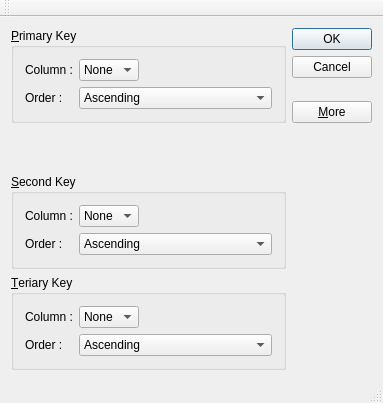
<?xml version="1.0" encoding="UTF-8"?>
<ui version="4.0">
 <class>SortDialog</class>
 <widget class="QMainWindow" name="SortDialog">
  <property name="geometry">
   <rect>
    <x>0</x>
    <y>0</y>
    <width>383</width>
    <height>403</height>
   </rect>
  </property>
  <property name="windowTitle">
   <string>MainWindow</string>
  </property>
  <widget class="QWidget" name="centralWidget">
   <layout class="QGridLayout" name="gridLayout_7">
    <item row="0" column="0">
     <widget class="QGroupBox" name="groupBox">
      <property name="title">
       <string>&amp;Primary Key</string>
      </property>
      <layout class="QGridLayout" name="gridLayout_2">
       <item row="0" column="0">
        <layout class="QGridLayout" name="gridLayout">
         <item row="0" column="0">
          <widget class="QLabel" name="label">
           <property name="text">
            <string>Column :</string>
           </property>
          </widget>
         </item>
         <item row="0" column="1">
          <widget class="QComboBox" name="comboBox">
           <item>
            <property name="text">
             <string>None</string>
            </property>
           </item>
          </widget>
         </item>
         <item row="0" column="2">
          <spacer name="horizontalSpacer">
           <property name="orientation">
            <enum>Qt::Horizontal</enum>
           </property>
           <property name="sizeHint" stdset="0">
            <size>
             <width>40</width>
             <height>20</height>
            </size>
           </property>
          </spacer>
         </item>
         <item row="1" column="0">
          <widget class="QLabel" name="label_2">
           <property name="text">
            <string>Order :</string>
           </property>
          </widget>
         </item>
         <item row="1" column="1" colspan="2">
          <widget class="QComboBox" name="comboBox_2">
           <item>
            <property name="text">
             <string>Ascending</string>
            </property>
           </item>
           <item>
            <property name="text">
             <string>Descending</string>
            </property>
           </item>
          </widget>
         </item>
        </layout>
       </item>
      </layout>
     </widget>
    </item>
    <item row="0" column="1">
     <layout class="QVBoxLayout" name="verticalLayout">
      <item>
       <widget class="QPushButton" name="okButton">
        <property name="text">
         <string>OK</string>
        </property>
        <property name="default">
         <bool>true</bool>
        </property>
       </widget>
      </item>
      <item>
       <widget class="QPushButton" name="cancelButton">
        <property name="text">
         <string>Cancel</string>
        </property>
       </widget>
      </item>
      <item>
       <spacer name="verticalSpacer">
        <property name="orientation">
         <enum>Qt::Vertical</enum>
        </property>
        <property name="sizeHint" stdset="0">
         <size>
          <width>20</width>
          <height>0</height>
         </size>
        </property>
       </spacer>
      </item>
      <item>
       <widget class="QPushButton" name="moreButton">
        <property name="text">
         <string>&amp;More</string>
        </property>
        <property name="checkable">
         <bool>true</bool>
        </property>
       </widget>
      </item>
     </layout>
    </item>
    <item row="1" column="0">
     <spacer name="verticalSpacer_2">
      <property name="orientation">
       <enum>Qt::Vertical</enum>
      </property>
      <property name="sizeHint" stdset="0">
       <size>
        <width>20</width>
        <height>3</height>
       </size>
      </property>
     </spacer>
    </item>
    <item row="2" column="0">
     <widget class="QGroupBox" name="groupBox_2">
      <property name="title">
       <string>&amp;Second Key</string>
      </property>
      <layout class="QGridLayout" name="gridLayout_3">
       <item row="0" column="0">
        <layout class="QGridLayout" name="gridLayout_4">
         <item row="0" column="0">
          <widget class="QLabel" name="label_3">
           <property name="text">
            <string>Column :</string>
           </property>
          </widget>
         </item>
         <item row="0" column="1">
          <widget class="QComboBox" name="comboBox_3">
           <item>
            <property name="text">
             <string>None</string>
            </property>
           </item>
          </widget>
         </item>
         <item row="0" column="2">
          <spacer name="horizontalSpacer_2">
           <property name="orientation">
            <enum>Qt::Horizontal</enum>
           </property>
           <property name="sizeHint" stdset="0">
            <size>
             <width>40</width>
             <height>20</height>
            </size>
           </property>
          </spacer>
         </item>
         <item row="1" column="0">
          <widget class="QLabel" name="label_4">
           <property name="text">
            <string>Order :</string>
           </property>
          </widget>
         </item>
         <item row="1" column="1" colspan="2">
          <widget class="QComboBox" name="comboBox_4">
           <item>
            <property name="text">
             <string>Ascending</string>
            </property>
           </item>
           <item>
            <property name="text">
             <string>Descending</string>
            </property>
           </item>
          </widget>
         </item>
        </layout>
       </item>
      </layout>
     </widget>
    </item>
    <item row="3" column="0">
     <widget class="QGroupBox" name="groupBox_3">
      <property name="title">
       <string>&amp;Teriary Key</string>
      </property>
      <layout class="QGridLayout" name="gridLayout_5">
       <item row="0" column="0">
        <layout class="QGridLayout" name="gridLayout_6">
         <item row="0" column="0">
          <widget class="QLabel" name="label_5">
           <property name="text">
            <string>Column :</string>
           </property>
          </widget>
         </item>
         <item row="0" column="1">
          <widget class="QComboBox" name="comboBox_5">
           <item>
            <property name="text">
             <string>None</string>
            </property>
           </item>
          </widget>
         </item>
         <item row="0" column="2">
          <spacer name="horizontalSpacer_3">
           <property name="orientation">
            <enum>Qt::Horizontal</enum>
           </property>
           <property name="sizeHint" stdset="0">
            <size>
             <width>40</width>
             <height>20</height>
            </size>
           </property>
          </spacer>
         </item>
         <item row="1" column="0">
          <widget class="QLabel" name="label_6">
           <property name="text">
            <string>Order :</string>
           </property>
          </widget>
         </item>
         <item row="1" column="1" colspan="2">
          <widget class="QComboBox" name="comboBox_6">
           <item>
            <property name="text">
             <string>Ascending</string>
            </property>
           </item>
           <item>
            <property name="text">
             <string>Descending</string>
            </property>
           </item>
          </widget>
         </item>
        </layout>
       </item>
      </layout>
     </widget>
    </item>
   </layout>
  </widget>
  <widget class="QMenuBar" name="menuBar">
   <property name="geometry">
    <rect>
     <x>0</x>
     <y>0</y>
     <width>383</width>
     <height>22</height>
    </rect>
   </property>
  </widget>
  <widget class="QToolBar" name="mainToolBar">
   <attribute name="toolBarArea">
    <enum>TopToolBarArea</enum>
   </attribute>
   <attribute name="toolBarBreak">
    <bool>false</bool>
   </attribute>
  </widget>
  <widget class="QStatusBar" name="statusBar"/>
 </widget>
 <layoutdefault spacing="6" margin="11"/>
 <tabstops>
  <tabstop>comboBox</tabstop>
  <tabstop>comboBox_2</tabstop>
  <tabstop>comboBox_3</tabstop>
  <tabstop>comboBox_4</tabstop>
  <tabstop>comboBox_5</tabstop>
  <tabstop>comboBox_6</tabstop>
  <tabstop>okButton</tabstop>
  <tabstop>cancelButton</tabstop>
  <tabstop>moreButton</tabstop>
 </tabstops>
 <resources/>
 <connections>
  <connection>
   <sender>okButton</sender>
   <signal>clicked()</signal>
   <receiver>SortDialog</receiver>
   <slot>accept()</slot>
   <hints>
    <hint type="sourcelabel">
     <x>335</x>
     <y>58</y>
    </hint>
    <hint type="destinationlabel">
     <x>312</x>
     <y>174</y>
    </hint>
   </hints>
  </connection>
  <connection>
   <sender>cancelButton</sender>
   <signal>clicked()</signal>
   <receiver>SortDialog</receiver>
   <slot>reject()</slot>
   <hints>
    <hint type="sourcelabel">
     <x>349</x>
     <y>98</y>
    </hint>
    <hint type="destinationlabel">
     <x>357</x>
     <y>170</y>
    </hint>
   </hints>
  </connection>
  <connection>
   <sender>moreButton</sender>
   <signal>toggled(bool)</signal>
   <receiver>groupBox_2</receiver>
   <slot>setVisible(bool)</slot>
   <hints>
    <hint type="sourcelabel">
     <x>315</x>
     <y>140</y>
    </hint>
    <hint type="destinationlabel">
     <x>266</x>
     <y>214</y>
    </hint>
   </hints>
  </connection>
  <connection>
   <sender>moreButton</sender>
   <signal>toggled(bool)</signal>
   <receiver>groupBox_3</receiver>
   <slot>setVisible(bool)</slot>
   <hints>
    <hint type="sourcelabel">
     <x>367</x>
     <y>138</y>
    </hint>
    <hint type="destinationlabel">
     <x>282</x>
     <y>320</y>
    </hint>
   </hints>
  </connection>
 </connections>
 <slots>
  <slot>accept()</slot>
  <slot>reject()</slot>
 </slots>
</ui>
